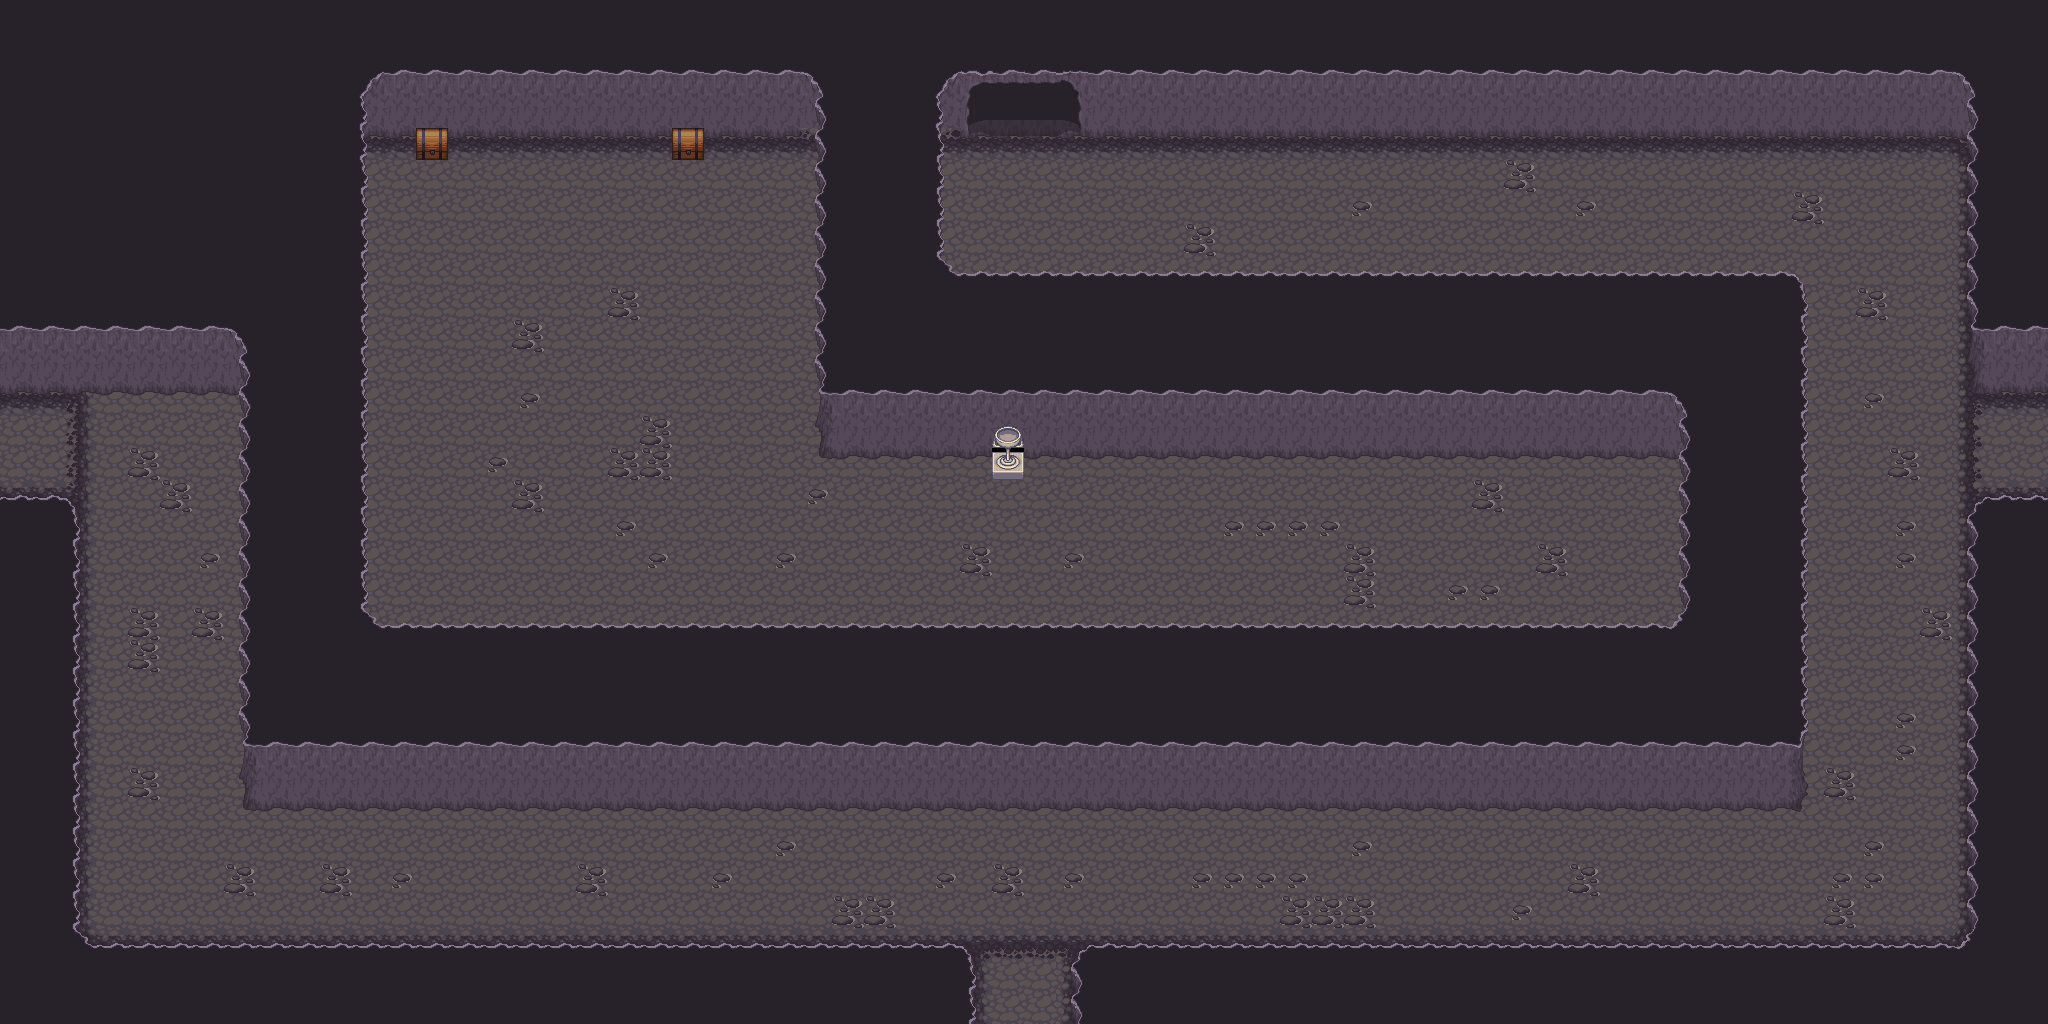

This is a level from a 2D game, rendered from its Tiled map with the project's own tilesets. A one-line summary and the map file follow, with tile-layer data summarised:
An orthogonal 64x32 tile map with 32x32 px tiles, 8 tile layers (Ground, Ground +1, Ground +2, Ground +3, ...), 6 hidden layers not drawn, 8 tilesets.

<map version="1.0" orientation="orthogonal" renderorder="right-down" width="64" height="32" tilewidth="32" tileheight="32" nextobjectid="1">
 <tileset firstgid="1" name="Artis_dock" tilewidth="32" tileheight="32" tilecount="128" columns="16">
  <image source="../Ressources/Artis_dock.png" width="512" height="256" />
 </tileset>
 <tileset firstgid="129" name="base_out_atlas" tilewidth="32" tileheight="32" tilecount="1024" columns="32">
  <image source="../Ressources/base_out_atlas.png" width="1024" height="1024" />
 </tileset>
 <tileset firstgid="1153" name="build_atlas" tilewidth="32" tileheight="32" tilecount="1024" columns="32">
  <image source="../Ressources/build_atlas.png" width="1024" height="1024" />
 </tileset>
 <tileset firstgid="2177" name="caves" tilewidth="32" tileheight="32" tilecount="66" columns="11">
  <image source="../Ressources/caves.png" width="352" height="192" />
 </tileset>
 <tileset firstgid="2243" name="forest_tiles" tilewidth="32" tileheight="32" tilecount="256" columns="16">
  <image source="../Ressources/forest_tiles.png" width="512" height="512" />
 </tileset>
 <tileset firstgid="2499" name="obj_misk_atlas" tilewidth="32" tileheight="32" tilecount="1024" columns="32">
  <image source="../Ressources/obj_misk_atlas.png" width="1024" height="1024" />
 </tileset>
 <tileset firstgid="3523" name="terrain_atlas" tilewidth="32" tileheight="32" tilecount="1024" columns="32">
  <image source="../Ressources/terrain_atlas.png" width="1024" height="1024" />
 </tileset>
 <tileset firstgid="4547" name="tileset_stone_v4_p1" tilewidth="32" tileheight="32" tilecount="70" columns="5">
  <image source="../Ressources/tileset_stone_v4_p1.png" width="166" height="463" />
 </tileset>
 <layer name="Ground" width="64" height="32">
  <data>[2048 cells, 2048 non-empty, 2 distinct tile ids]</data>
 </layer>
 <layer name="Ground +1" width="64" height="32">
  <data>[2048 cells, 198 non-empty, 15 distinct tile ids]</data>
 </layer>
 <layer name="Ground +2" width="64" height="32">
  <data>[2048 cells, 14 non-empty, 3 distinct tile ids]</data>
 </layer>
 <layer name="Ground +3" width="64" height="32">
  <data>[2048 cells, 1414 non-empty, 27 distinct tile ids]</data>
 </layer>
 <layer name="Door" width="64" height="32">
  <data>[2048 cells, 12 non-empty, 9 distinct tile ids]</data>
 </layer>
 <layer name="Collide" width="64" height="32" visible="0">
  <data>[2048 cells, 1270 non-empty, 1 distinct tile ids]</data>
 </layer>
 <layer name="TopDoorBlock" width="64" height="32" visible="0">
  <data>[2048 cells, 24 non-empty, 3 distinct tile ids]</data>
 </layer>
 <layer name="BottomDoorBlock" width="64" height="32" visible="0">
  <data>[2048 cells, 18 non-empty, 2 distinct tile ids]</data>
 </layer>
 <layer name="LeftDoorBlock" width="64" height="32" visible="0">
  <data>[2048 cells, 24 non-empty, 2 distinct tile ids]</data>
 </layer>
 <layer name="RightDoorBlock" width="64" height="32" visible="0">
  <data>[2048 cells, 24 non-empty, 2 distinct tile ids]</data>
 </layer>
 <layer name="SecretDoor" width="64" height="32">
  <data>[2048 cells, 25 non-empty, 4 distinct tile ids]</data>
 </layer>
 <layer name="SecretCollide" width="64" height="32" visible="0">
  <data>[2048 cells, 25 non-empty, 1 distinct tile ids]</data>
 </layer>
 <layer name="UpOne" width="64" height="32">
  <data>[2048 cells, 1 non-empty, 1 distinct tile ids]</data>
 </layer>
 <layer name="UpTwo" width="64" height="32">
  <data>[2048 cells, 0 non-empty, 0 distinct tile ids]</data>
 </layer>
</map>
